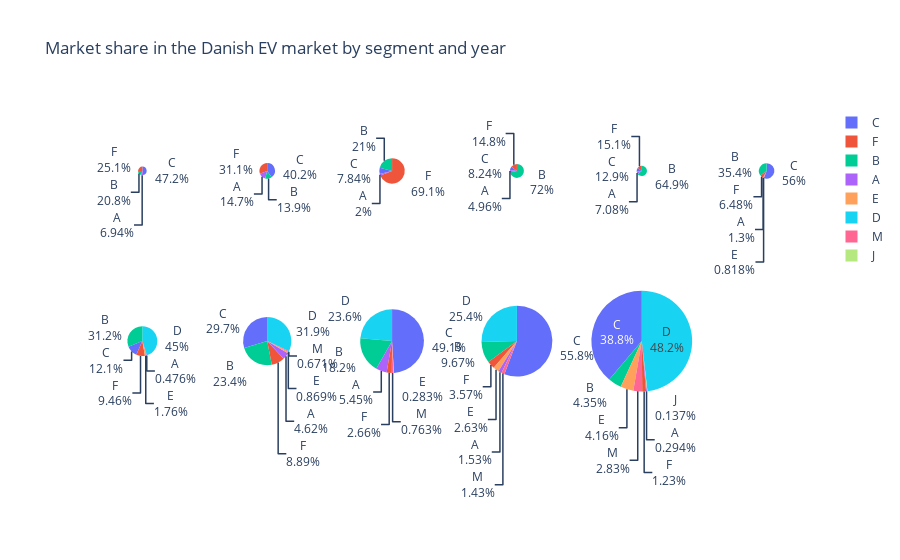

Notebook source saved alongside this figure:
### Code cell
# Get unique years
years = data_sorted['Year'].unique()

# Calculate the number of pie charts per line
num_charts_per_line = (len(years) + 1) // 2  # Round up to ensure half the charts are on each line

# Create subplots with two rows and the calculated number of columns
fig = make_subplots(rows=2, cols=num_charts_per_line, specs=[[{'type':'domain'}] * num_charts_per_line] * 2)


# Iterate over each year
for i, year in enumerate(years, start=1):
    # Calculate the row and column indices for the current chart
    row_index = (i - 1) // num_charts_per_line + 1  # Divide by the number of charts per line and round up
    col_index = (i - 1) % num_charts_per_line + 1
    
    # Filter data for the current year
    year_data = data_sorted[data_sorted['Year'] == year]
    
    # Group the data by region and sum up the sales
    sales_by_region = year_data.groupby('Segment')['Sales'].sum().reset_index()
    
    # Add a pie chart trace for the current year
    pie_trace = go.Pie(
        labels=sales_by_region['Segment'], 
        values=sales_by_region['Sales'], 
        scalegroup='one', 
        name=f"{year}",
        textinfo='label+percent',
        hoverinfo='label+value+name'  # Include value of sales in the hover info
    )
    
    fig.add_trace(pie_trace, row=row_index, col=col_index)

# Update layout
fig.update_layout(title_text='Market share in the Danish EV market by segment and year')

fig.show()

### Figure 1 — Plotly figure (JSON) as saved in the notebook; plotly's stock layout.template omitted (floating-point values rounded to 4 significant figures)
{"data": [{"domain": {"x": [0, 0.1389], "y": [0.575, 1]}, "hoverinfo": "label+value+name", "labels": ["A", "B", "C", "F"], "name": "2013", "scalegroup": "one", "textinfo": "label+percent", "type": "pie", "values": [31, 93, 211, 112]}, {"domain": {"x": [0.1722, 0.3111], "y": [0.575, 1]}, "hoverinfo": "label+value+name", "labels": ["A", "B", "C", "F"], "name": "2014", "scalegroup": "one", "textinfo": "label+percent", "type": "pie", "values": [219, 207, 597, 462]}, {"domain": {"x": [0.3444, 0.4833], "y": [0.575, 1]}, "hoverinfo": "label+value+name", "labels": ["A", "B", "C", "F"], "name": "2015", "scalegroup": "one", "textinfo": "label+percent", "type": "pie", "values": [79, 829, 309, 2725]}, {"domain": {"x": [0.5167, 0.6556], "y": [0.575, 1]}, "hoverinfo": "label+value+name", "labels": ["A", "B", "C", "F"], "name": "2016", "scalegroup": "one", "textinfo": "label+percent", "type": "pie", "values": [59, 857, 98, 176]}, {"domain": {"x": [0.6889, 0.8278], "y": [0.575, 1]}, "hoverinfo": "label+value+name", "labels": ["A", "B", "C", "F"], "name": "2017", "scalegroup": "one", "textinfo": "label+percent", "type": "pie", "values": [46, 422, 84, 98]}, {"domain": {"x": [0.8611, 1], "y": [0.575, 1]}, "hoverinfo": "label+value+name", "labels": ["A", "B", "C", "E", "F"], "name": "2018", "scalegroup": "one", "textinfo": "label+percent", "type": "pie", "values": [19, 519, 822, 12, 95]}, {"domain": {"x": [0, 0.1389], "y": [0, 0.425]}, "hoverinfo": "label+value+name", "labels": ["A", "B", "C", "D", "E", "F"], "name": "2019", "scalegroup": "one", "textinfo": "label+percent", "type": "pie", "values": [26, 1706, 661, 2458, 96, 517]}, {"domain": {"x": [0.1722, 0.3111], "y": [0, 0.425]}, "hoverinfo": "label+value+name", "labels": ["A", "B", "C", "D", "E", "F", "M"], "name": "2020", "scalegroup": "one", "textinfo": "label+percent", "type": "pie", "values": [654, 3312, 4202, 4514, 123, 1258, 95]}, {"domain": {"x": [0.3444, 0.4833], "y": [0, 0.425]}, "hoverinfo": "label+value+name", "labels": ["A", "B", "C", "D", "E", "F", "M"], "name": "2021", "scalegroup": "one", "textinfo": "label+percent", "type": "pie", "values": [1351, 4510, 12156, 5840, 70, 659, 189]}, {"domain": {"x": [0.5167, 0.6556], "y": [0, 0.425]}, "hoverinfo": "label+value+name", "labels": ["A", "B", "C", "D", "E", "F", "M"], "name": "2022", "scalegroup": "one", "textinfo": "label+percent", "type": "pie", "values": [469, 2962, 17078, 7776, 806, 1092, 438]}, {"domain": {"x": [0.6889, 0.8278], "y": [0, 0.425]}, "hoverinfo": "label+value+name", "labels": ["A", "B", "C", "D", "E", "F", "J", "M"], "name": "2023", "scalegroup": "one", "textinfo": "label+percent", "type": "pie", "values": [182, 2689, 24010, 29832, 2574, 760, 85, 1753]}], "layout": {"title": {"text": "Market share in the Danish EV market by segment and year"}}}
